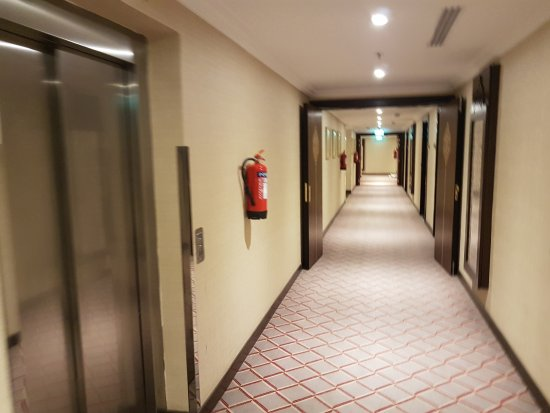
//> input picture edgeDetection/corridor.jpg, 550 x 413 px
$ ./CannyEdge ../corridor.jpg   (built with g++ and OpenCV 4)
//> lines starting //> are read from the running program, lines starting //| are printed output that depends on the picture; after the words box and inside, x2 and y2 are one past the last pixel; in counts of white or black regions, pixels touching at a corner belong together
#include "opencv2/imgproc/imgproc.hpp"
#include "opencv2/highgui/highgui.hpp"
#include <stdlib.h>
#include <stdio.h>

using namespace cv;
using namespace std;

/// Global variables

Mat src, src_gray;
Mat dst, detected_edges, cdst;

int edgeThresh = 1;
int lowThreshold = 70;
int const max_lowThreshold = 100;
int ratio = 3;
int kernel_size = 3;
string window_name = "Edge Map";

/** @function main */
int main( int argc, char** argv )
{
  /// Load an image
  src = imread( argv[1] );
//> src is the input picture: 413 rows x 550 cols, CV_8UC3; mean B, G, R 107.4, 130, 151.1

  if( !src.data )
  { return -1; }

  /// Create a matrix of the same type and size as src (for dst)
  dst.create( src.size(), src.type() );

  /// Convert the image to grayscale
  cvtColor( src, src_gray, CV_BGR2GRAY );
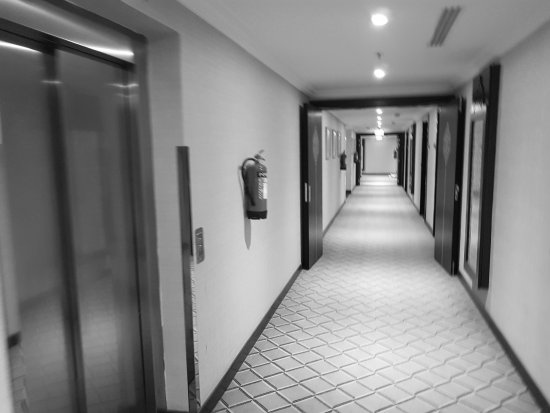
//> src_gray: 413 rows x 550 cols, CV_8UC1; min 3, max 255, mean 133.7
  //imshow("Gray",src_gray);

  Canny(src, dst, lowThreshold, lowThreshold*3, 3);
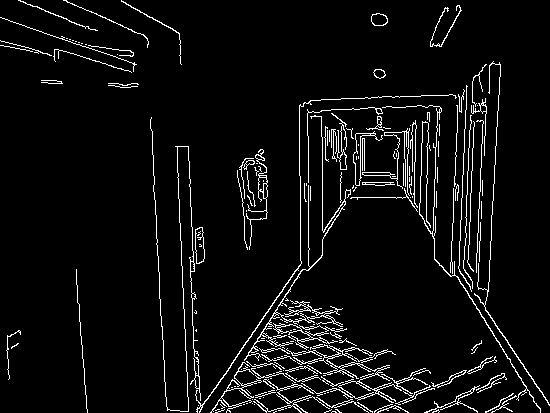
//> dst: 413 rows x 550 cols, CV_8UC1; 5.4% white in thin lines or dots
  /// Create a window
/*%%%%%%%%%%%%%%%%%%%%%%%%%%%%%%%%%%%
ar trebui micsorata grosimea liniilor
%%%%%%%%%%%%%%%%%%%%%%%%%%%%%%%%%%%%% */

namedWindow("gray", CV_WINDOW_NORMAL );
  imshow("gray", dst);
  resizeWindow("gray",600,900);
  Mat horizontal = dst.clone();
  int horizontal_size = horizontal.cols / 30;
//> horizontal_size = 18
  Mat horizontalStructure = getStructuringElement(MORPH_RECT, Size(horizontal_size, 1));
//> horizontalStructure = 18 values from 1 to 1

namedWindow("eroded", CV_WINDOW_NORMAL );
  imshow("eroded", dst);
  resizeWindow("eroded",600,900);

  erode(horizontal, horizontal, horizontalStructure, Point(-1, -1));
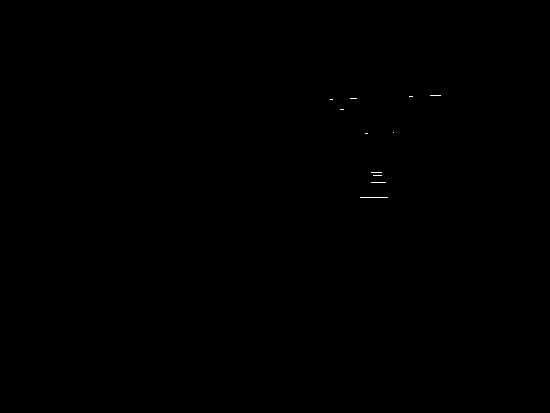
//> horizontal: 413 rows x 550 cols, CV_8UC1; 0.04% white in thin lines or dots, all inside (x1, y1, x2, y2) = (330, 95, 441, 198)
  cvtColor(dst, cdst, CV_GRAY2BGR);
//> cdst: 413 rows x 550 cols, CV_8UC3; 5.4% white in thin lines or dots

  vector<Vec4i> lines;
  HoughLinesP(dst, lines, 1, CV_PI/180, 90, 300, 80 );
//> lines = 12 lines (x1, y1, x2, y2), first 8: [213, 409, 447, 35], [346, 98, 540, 409], [145, 14, 166, 406], [199, 411, 411, 96], [322, 404, 322, 99], [483, 389, 500, 64], [343, 98, 549, 404], [468, 407, 486, 64]
  for( size_t i = 0; i < lines.size(); i++ )
  {
    Vec4i l = lines[i];
    line( src, Point(l[0], l[1]), Point(l[2], l[3]), Scalar(0,0,255), 3, CV_AA);
  }
//> this loop made 12 passes
//> l on passes 1 to 12: [213, 409, 447, 35], [346, 98, 540, 409], [145, 14, 166, 406], [199, 411, 411, 96], [322, 404, 322, 99], [483, 389, 500, 64], [343, 98, 549, 404], [468, 407, 486, 64], [471, 408, 489, 65], [463, 404, 474, 76], [300, 412, 300, 104], [200, 411, 413, 96]
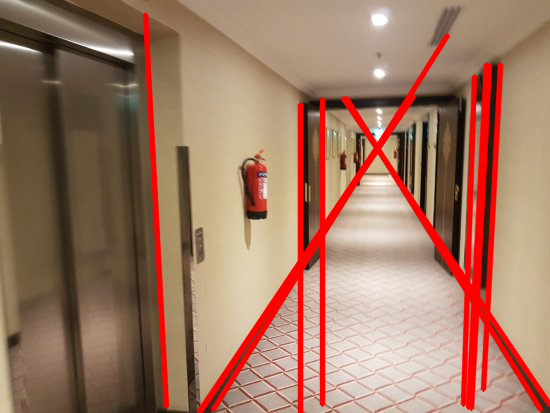
//> src: 413 rows x 550 cols, CV_8UC3; 10.03% of pixels changed, all inside (x1, y1, x2, y2) = (142, 12, 550, 413)

  // [15 lines of commented-out code are left out]

  namedWindow("source", CV_WINDOW_NORMAL );
  imshow("source", src);
  resizeWindow("source",600,900);

  // namedWindow("detected_lines", CV_WINDOW_NORMAL );
  // imshow("detected_lines", cdst);
  // resizeWindow("detected_lines",600,900);


  namedWindow( window_name, CV_WINDOW_NORMAL );
  imshow(window_name,dst);
  resizeWindow(window_name,600,900);

  /// Wait until user exit program by pressing a key
  while((cv::waitKey() & 0xEFFFFF) != 27);
//> the Esc key is pressed

  return 0;
  }
